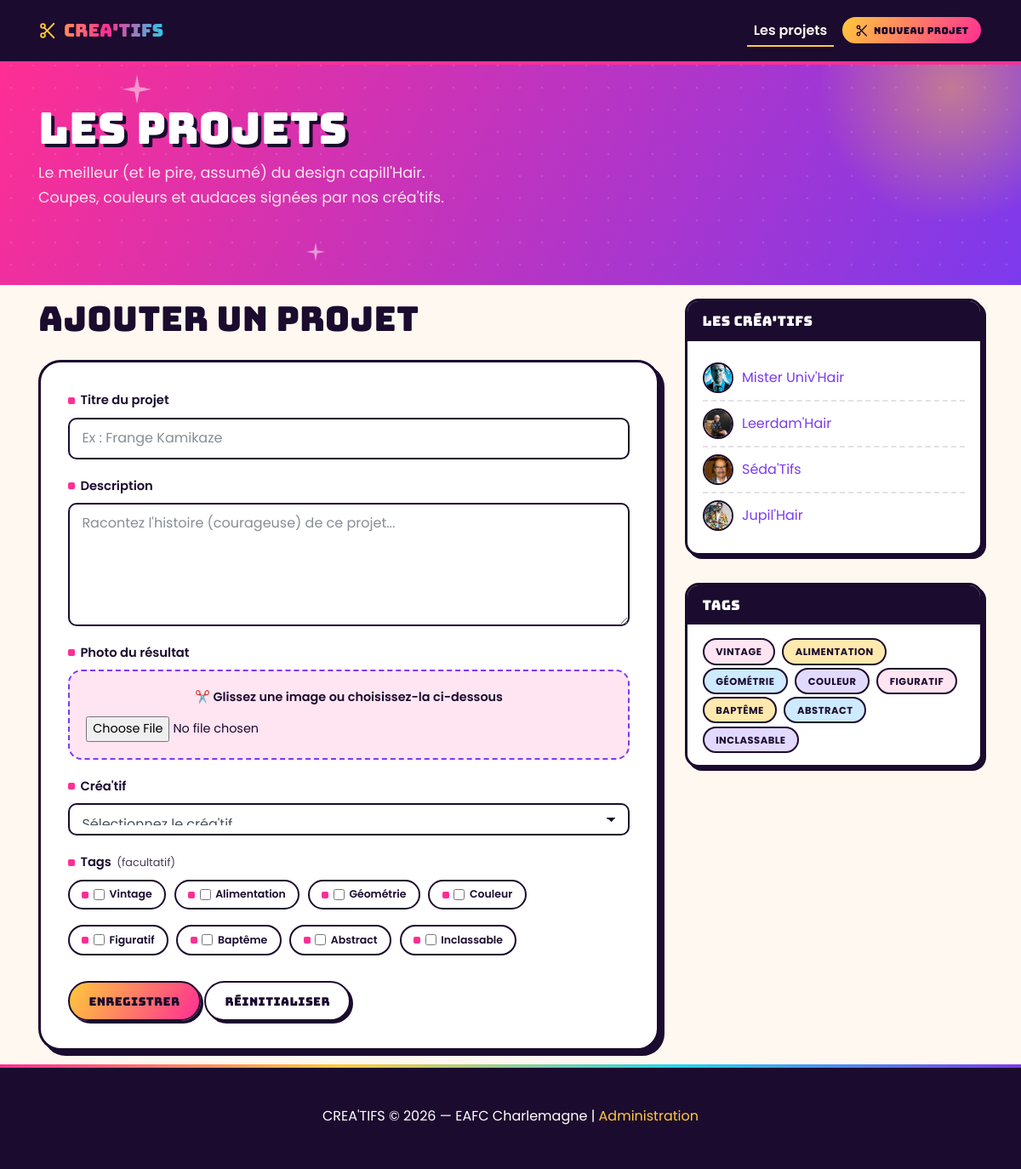
Screenshot of /projects/add/form.html with the database file from the repository.
### tables this page shows
CREATE TABLE `tags` (
  `id` int(10) unsigned NOT NULL AUTO_INCREMENT,
  `nom` varchar(45) NOT NULL,
  PRIMARY KEY (`id`)
);

CREATE TABLE `creatifs` (
  `id` int(10) unsigned NOT NULL AUTO_INCREMENT,
  `pseudo` varchar(45) NOT NULL,
  `bio` text,
  `image` varchar(45) DEFAULT NULL,
  PRIMARY KEY (`id`)
);

### public/index.php (called while the page is built, shortened)
<?php
require_once '../app/routers/index.php';
require_once '../app/views/templates/default.php';

### app/models/tagsModel.php (called while the page is built, shortened)
<?php
function getTags(PDO $connexion)
{
    $sql = "SELECT * FROM tags";
    $stmt = $connexion->prepare($sql);
    $stmt->execute();
    return $stmt->fetchAll(PDO::FETCH_ASSOC);
}

### app/controllers/pagesController.php (called while the page is built, shortened)
<?php
include '../app/models/auteursModel.php';
include '../app/models/tagsModel.php';
function nouveauProjetAction(PDO $connexion)
{
    $auteurs = AuteursModel\getAuthors($connexion);
    $tags = TagsModel\getTags($connexion);
}

### app/routers/projectsRouter.php (called while the page is built, shortened)
<?php
include_once '../app/controllers/pagesController.php';
function routeProjects(PDO $connexion): bool
{
    switch ($_GET['projects']) {
        case 'add-form':
        case 'add-insert':
            \App\Controllers\PagesController\nouveauProjetAction($connexion);
            return true;
    }
    return false;
}

### app/routers/index.php (called while the page is built, shortened)
<?php
include_once '../app/routers/projectsRouter.php';
routeProjects($connexion);

### app/models/auteursModel.php (called while the page is built, shortened)
<?php
function getAuthors(PDO $connexion)
{
    $sql = "SELECT * FROM creatifs";
    $stmt = $connexion->prepare($sql);
    $stmt->execute();
    return $stmt->fetchAll(PDO::FETCH_ASSOC);
}

### app/views/pages/nouveauProjet.php (the view, shortened to what this page needs)
<div class="container" style="margin-top: 2.5rem">
    <div class="row">
        <div class="col-lg-8 py-3">
            <h1 class="mb-4">
                Ajouter un projet
            </h1>
            <form
                action="projects/add/insert.html"
                method="post"
                enctype="multipart/form-data"
                class="ct-form-card">
                <label for="title">
                    Titre du projet
                </label>
                <input
                    type="text"
                    name="title"
                    id="title"
                    class="form-control"
                    placeholder="Ex : Frange Kamikaze">
                <label for="text">
                    Description
                </label>
                <textarea
                    id="text"
                    name="text"
                    class="form-control"
                    rows="5"
                    placeholder="Racontez l'histoire (courageuse) de ce projet..."></textarea>
                <label for="creatif-file">
                    Photo du résultat
                </label>
                <div class="ct-dropzone">
                    ✂️ Glissez une image ou choisissez-la ci-dessous
                    <input
                        type="file"
                        class="form-control-file"
                        id="creatif-file"
                        name="image">
                </div>
                <label for="category">
                    Créa'tif
                </label>
                <select
                    id="category"
                    name="category_id"
                    class="form-control">
                    <option value="" disabled selected>
                        Sélectionnez le créa'tif
                    </option>
                </select>
                <label>
                    Tags
                    <span style="font-weight:400;font-size:.8rem;color:#4a3a5a">
                        (facultatif)
                    </span>
                </label>
                <div class="ct-tag-choice">
                    <?php foreach ($tags as $tag): ?>
                        <label>
                            <input
                                type="checkbox"
                                name="tags[]"
                                value="<?= $tag['id'] ?>">
                            <?= $tag['nom'] ?>
                        </label>
                    <?php endforeach; ?>
                </div>
                <div>
                    <input
                        class="ct-btn ct-btn--primary"
                        type="submit"
                        value="Enregistrer">
                    <input
                        class="ct-btn ct-btn--ghost"
                        type="reset"
                        value="Réinitialiser">
                </div>
            </form>
        </div>
        <div class="col-lg-4 py-3">
            <?php require_once '../app/views/templates/partials/_auteurs.php'; ?>
            <?php require_once '../app/views/templates/partials/_tags.php'; ?>
        </div>
    </div>
</div>

### app/views/templates/partials/_auteurs.php (shortened to what this page needs)
<div class="ct-side-card">
  <h5 class="ct-side-card__head">
    Les créa'tifs
  </h5>
  <div class="ct-side-card__body">
    <ul class="ct-creatif-list">
      <?php foreach ($auteurs as $auteur): ?>
        <li>
          <img
            class="ct-avatar"
            src="images/<?= $auteur['image'] ?>"
            alt="">
          <a href="creatifs/<?= $auteur['id'] ?>.html">
            <?= $auteur['pseudo'] ?>
          </a>
        </li>
      <?php endforeach; ?>
    </ul>
  </div>
</div>

### app/views/templates/partials/_tags.php (shortened to what this page needs)
<div class="ct-side-card">
    <h5 class="ct-side-card__head">
        Tags
    </h5>
    <div class="ct-side-card__body">
        <ul class="ct-tags">
            <?php foreach ($tags as $tag): ?>
                <li>
                    <a
                        class="ct-tag"
                        href="?tag=<?= $tag['id'] ?>">
                        <?= $tag['nom'] ?>
                    </a>
                </li>
            <?php endforeach; ?>
        </ul>
    </div>
</div>

### public/css/creatifs.css (style rules this page uses)
:root { --magenta: #ff2e93; --magenta-deep: #b81368; --violet: #7c3aed; --gold: #ffc93c; --cyan: #22d3ee; --ink: #1b0b2e; --cream: #fff8f0; --pink-soft: #ffe4f2; --white: #ffffff; --gradient-glam: linear-gradient(120deg, var(--magenta) 0%, var(--violet) 100%); --gradient-gold: linear-gradient(120deg, var(--gold) 0%, var(--magenta) 100%); --radius-lg: 26px; --radius-md: 16px; --radius-sm: 10px; --shadow-hard: 6px 6px 0 var(--ink); --shadow-hard-sm: 4px 4px 0 var(--ink); --shadow-hard-xs: 3px 3px 0 var(--ink); --border-thick: 3px solid var(--ink); --border-thin: 2px solid var(--ink); }
html { scroll-behavior: smooth; }
body { padding-top: 64px; background: var(--cream); font-family: "Poppins", -apple-system, "Segoe UI", sans-serif; color: var(--ink); font-size: 1rem; line-height: 1.65; }
h1, h2, h3, h4, h5, .ct-display { font-family: "Bungee", "Poppins", sans-serif; font-weight: 400; letter-spacing: 0.3px; color: var(--ink); }
a { color: var(--violet); text-decoration: none; }
.ct-btn { font-family: "Bungee", sans-serif; font-weight: 400; font-size: 0.85rem; letter-spacing: 0.4px; padding: 0.65rem 1.4rem; border-radius: 999px; border: var(--border-thin); display: inline-flex; align-items: center; gap: 0.4rem; box-shadow: var(--shadow-hard-xs); transition: transform 0.12s ease, box-shadow 0.12s ease; }
.ct-btn--primary { background: var(--gradient-gold); color: var(--ink); border-color: var(--ink); }
.ct-btn--ghost { background: var(--white); color: var(--ink); }
.ct-tags { display: flex; flex-wrap: wrap; gap: 0.5rem; list-style: none; padding: 0; margin: 0; }
.ct-tag { font-size: 0.72rem; font-weight: 700; text-transform: uppercase; letter-spacing: 0.5px; padding: 0.35rem 0.85rem; border-radius: 999px; border: 2px solid var(--ink); color: var(--ink); background: var(--pink-soft); }
.ct-tags li:nth-child(4n+1) .ct-tag { background: var(--pink-soft); }
.ct-tags li:nth-child(4n+2) .ct-tag { background: #ffe9ad; }
.ct-tags li:nth-child(4n+3) .ct-tag { background: #cdeaff; }
.ct-tags li:nth-child(4n+4) .ct-tag { background: #e2d9ff; }
.ct-side-card { background: var(--white); border: var(--border-thick); border-radius: var(--radius-md); box-shadow: var(--shadow-hard-sm); margin-bottom: 2rem; overflow: hidden; }
.ct-side-card__head { background: var(--ink); color: var(--white); font-family: "Bungee", sans-serif; font-size: 1rem; padding: 0.85rem 1.1rem; margin: 0; display: flex; align-items: center; gap: 0.5rem; }
.ct-side-card__body { padding: 1.1rem; }
.ct-creatif-list { list-style: none; padding: 0; margin: 0; }
.ct-creatif-list li { display: flex; align-items: center; gap: 0.65rem; padding: 0.5rem 0; border-bottom: 2px dashed rgba(27, 11, 46, 0.12); }
.ct-creatif-list li:last-child { border-bottom: none; }
.ct-avatar { width: 36px; height: 36px; border-radius: 50%; object-fit: cover; border: 2px solid var(--ink); flex-shrink: 0; }
.ct-form-card { background: var(--white); border: var(--border-thick); border-radius: var(--radius-lg); box-shadow: var(--shadow-hard); padding: 2rem; }
.ct-form-card label { font-weight: 600; font-size: 0.92rem; color: var(--ink); display: flex; align-items: center; gap: 0.4rem; }
.ct-form-card label::before { content: ""; width: 8px; height: 8px; border-radius: 2px; background: var(--magenta); display: inline-block; }
.ct-form-card .form-control { border: var(--border-thin); border-radius: var(--radius-sm); padding: 0.65rem 0.9rem; height: auto; margin-bottom: 1.2rem; }
.ct-form-card select.form-control { background-image: linear-gradient(45deg, transparent 50%, var(--ink) 50%), linear-gradient(135deg, var(--ink) 50%, transparent 50%); background-position: calc(100% - 20px) center, calc(100% - 15px) center; background-size: 5px 5px, 5px 5px; background-repeat: no-repeat; appearance: none; -webkit-appearance: none; }
.ct-dropzone { border: 2px dashed var(--violet); border-radius: var(--radius-md); background: var(--pink-soft); padding: 1.2rem; text-align: center; margin-bottom: 1.2rem; color: var(--ink); font-weight: 600; font-size: 0.9rem; }
.ct-dropzone input[type="file"] { margin-top: 0.6rem; }
.ct-tag-choice { display: flex; flex-wrap: wrap; gap: 0.6rem; margin-bottom: 1.4rem; }
.ct-tag-choice label { border: 2px solid var(--ink); border-radius: 999px; padding: 0.35rem 0.9rem; font-size: 0.78rem; font-weight: 600; cursor: pointer; background: var(--white); display: inline-flex; gap: 0.35rem; align-items: center; }
.ct-tag-choice input { accent-color: var(--magenta); }

### rows the page displays
tags: nom "Vintage", nom "VINTAGE"
tags: nom "Alimentation", nom "ALIMENTATION"
tags: nom "Géométrie", nom "GÉOMÉTRIE"
tags: nom "Couleur", nom "COULEUR"
tags: nom "Figuratif", nom "FIGURATIF"
tags: nom "Baptême", nom "BAPTÊME"
tags: nom "Abstract", nom "ABSTRACT"
tags: nom "Inclassable", nom "INCLASSABLE"
creatifs: image (picture), pseudo "Mister Univ'Hair"
creatifs: image (picture), pseudo "Leerdam'Hair"
creatifs: image (picture), pseudo "Séda'Tifs"
creatifs: image (picture), pseudo "Jupil'Hair"
